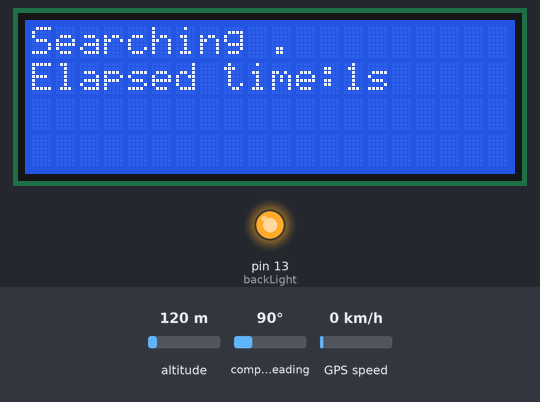
This sketch was run on a simulated Arduino Uno, built with avr-gcc and run on an emulated ATmega328P. On the bench: 20×4 character LCD, output pins drawn as LEDs (lit = HIGH). Inputs (shaded band) come from the test bench; at power-on: altitude 120 m, compass heading 90°, GPS speed 0 km/h. The GPS gets a fix after 3 s at 37.7749, -122.4194 with 8 satellites.

Above: at 1.1 s.
At 2.1 s:
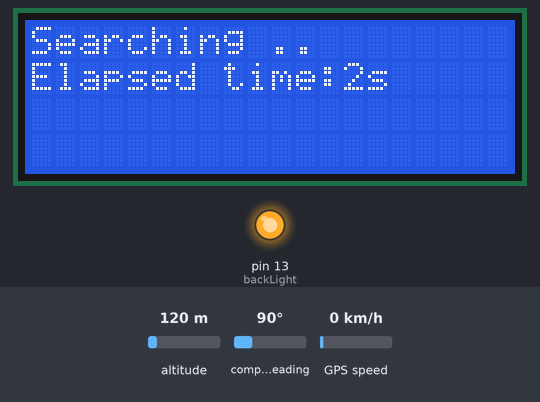
At 3.1 s:
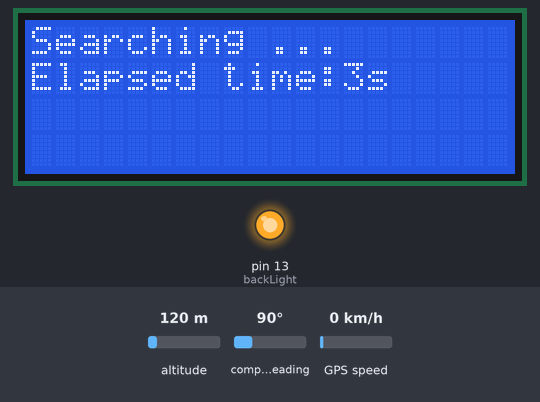
At 4.1 s:
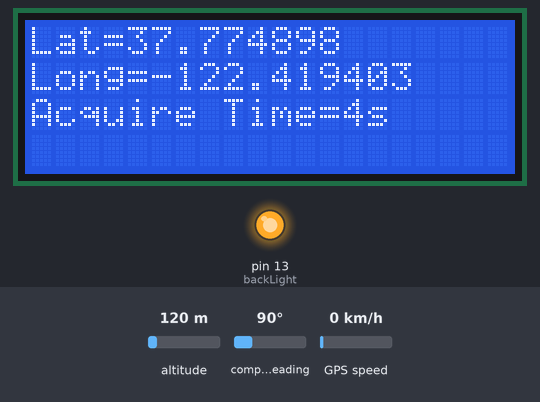

Measured:
- what the display in image 0 shows lasts 1.0 s, from 1.1 s to 2.1 s

The sketch:

GPS_V2_Galileo.ino
```cpp
#include <SoftwareSerial.h>
#include <LiquidCrystal.h>

#include "TinyGPS.h"

TinyGPS gps;

int unoRxPin = 6; // connected to Tx pin of the GPS
int unoTxPin = 7; // connected to Rx pin of the GPS
SoftwareSerial ss(unoRxPin, unoTxPin);

LiquidCrystal lcd(12, 11, 10, 5, 4, 3, 2);
int backLight = 13;    // pin 13 will control the backlight

long startMillis;
long secondsToFirstLocation = 0;

void setup()
{
  ss.begin(9600);

  pinMode(backLight, OUTPUT);
  digitalWrite(backLight, HIGH); // turn backlight on. Replace 'HIGH' with 'LOW' to turn it off.
  lcd.begin(20,4); // columns, rows.  use 16,2 for a 16x2 LCD, etc.
  lcd.clear();  // start with a blank screen

  startMillis = millis();
}

void loop()
{
  bool newData = false;
  unsigned long chars = 0;
  unsigned short sentences, failed;

  // For one second we parse GPS data and report some key values
  for (unsigned long start = millis(); millis() - start < 1000;)
  {
    while (ss.available())
    {
      int c = ss.read();
      ++chars;
      if (gps.encode(c)) // Did a new valid sentence come in?
        newData = true;
    }
  }

  if (newData)
  {
    // we have a location fix so output the lat / long and time to acquire
    if(secondsToFirstLocation == 0){
      secondsToFirstLocation = (millis() - startMillis) / 1000;
    }

    lcd.clear();  // start with a blank screen

    float flat, flon;
    unsigned long age;
    gps.f_get_position(&flat, &flon, &age);
    lcd.setCursor(0,0);           // set cursor to column 0, row 0 (the first row)
    lcd.print("Lat=");
    lcd.print(flat == TinyGPS::GPS_INVALID_F_ANGLE ? 0.0 : flat, 6);

    lcd.setCursor(0,1);
    lcd.print("Long=");
    lcd.print(flon == TinyGPS::GPS_INVALID_F_ANGLE ? 0.0 : flon, 6);

    lcd.setCursor(0,2);
    lcd.print("Acquire Time=");
    lcd.print(secondsToFirstLocation);
    lcd.print("s");
  }

  if (chars == 0){
    // if you haven't got any chars then likely a wiring issue
    lcd.setCursor(0,0);           // set cursor to column 0, row 0 (the first row)
    lcd.print("No GPS: check wiring");
  }
  else if(secondsToFirstLocation == 0){
    // if you have received some chars but not yet got a fix then indicate still searching and elapsed time
    lcd.clear();  // start with a blank screen

    long seconds = (millis() - startMillis) / 1000;

    lcd.setCursor(0,0);           // set cursor to column 0, row 0 (the first row)
    lcd.print("Searching ");
    for(int i = 0; i < seconds % 4; ++i){
      lcd.print(".");
    }

    lcd.setCursor(0,1);
    lcd.print("Elapsed time:");
    lcd.print(seconds);
    lcd.print("s");
  }
}
```
